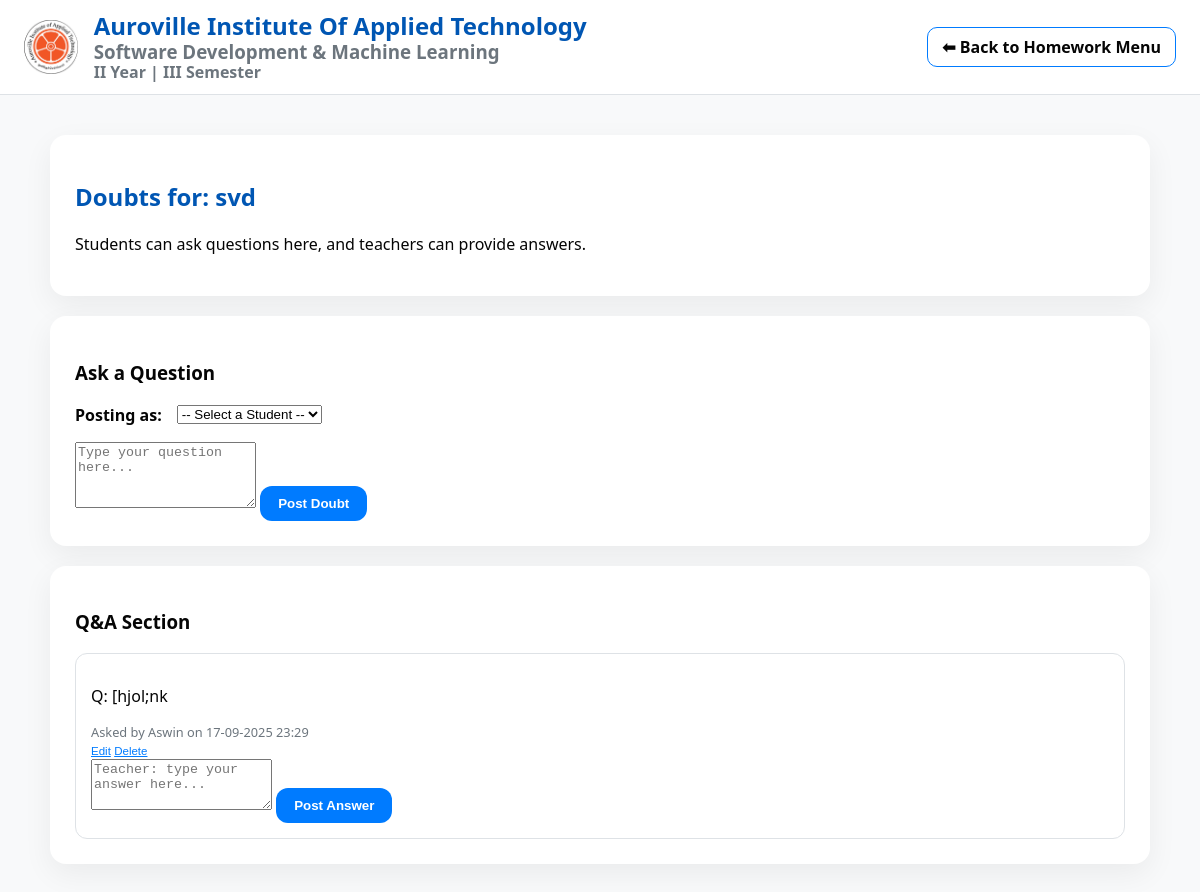
/homework/doubts/3, run on the app's committed database.
### tables this page shows
CREATE TABLE homework (
            id INTEGER PRIMARY KEY AUTOINCREMENT,
            subject_id INTEGER NOT NULL, title TEXT NOT NULL, description TEXT,
            posted_date TEXT NOT NULL, due_date TEXT NOT NULL,
            FOREIGN KEY(subject_id) REFERENCES subjects(id) ON DELETE CASCADE
        );

CREATE TABLE doubts (
            id INTEGER PRIMARY KEY AUTOINCREMENT,
            homework_id INTEGER NOT NULL, student_id INTEGER NOT NULL,
            question TEXT NOT NULL, answer TEXT, asked_date TEXT NOT NULL,
            FOREIGN KEY(homework_id) REFERENCES homework(id) ON DELETE CASCADE,
            FOREIGN KEY(student_id) REFERENCES students(id) ON DELETE CASCADE
        );

CREATE TABLE students (
            id INTEGER PRIMARY KEY AUTOINCREMENT,
            roll_no TEXT UNIQUE NOT NULL, name TEXT NOT NULL, exercism_username TEXT
        );

### app.py (the view)
@app.route("/homework/doubts/<int:homework_id>")
def homework_doubts(homework_id):
    db = get_db()
    homework = db.execute("SELECT id, title FROM homework WHERE id = ?", (homework_id,)).fetchone()
    students = db.execute("SELECT id, name FROM students ORDER BY name").fetchall()
    doubts = db.execute("SELECT d.id, d.question, d.answer, s.name as student_name, d.asked_date FROM doubts d JOIN students s ON d.student_id = s.id WHERE d.homework_id = ? ORDER BY d.asked_date DESC", (homework_id,)).fetchall()
    return render_template("homework_doubts.html", page="homework_doubts", homework=homework, doubts=doubts, students=students)

### app.py (called while the page is built)
def get_db():
    if "db" not in g:
        g.db = sqlite3.connect(DB_PATH)
        g.db.row_factory = sqlite3.Row
    return g.db

### templates/homework_doubts.html (shortened to what this page needs)
{% extends "base.html" %}
{% block body_class %}homework-section{% endblock %}
{% block content %}
<section class="panel">
    <h2>Doubts for: {{ homework.title }}</h2>
    <p>Students can ask questions here, and teachers can provide answers.</p>
</section>
<section class="panel">
    <h3>Ask a Question</h3>
    <form id="doubt-form" data-homework-id="{{ homework.id }}">
        <div class="form-row">
            <label for="studentSelector">Posting as:</label>
            <select id="studentSelector" required>
                <option value="" disabled selected>-- Select a Student --</option>
            </select>
        </div>
        <textarea rows="4" placeholder="Type your question here..." required></textarea>
        <button type="submit" class="btn" style="margin-top: 10px;">Post Doubt</button>
    </form>
</section>
<section class="panel">
    <h3>Q&A Section</h3>
    <div class="doubts-container" id="doubts-list">
        {% for doubt in doubts %}
        <div class="doubt-card" data-doubt-id="{{ doubt.id }}">
            <p class="question">Q: {{ doubt.question }}</p>
            <div class="doubt-meta">
                <span>Asked by {{ doubt.student_name }} on {{ doubt.asked_date }}</span>
                <div class="doubt-actions">
                    <button class="btn-link btn-edit-doubt">Edit</button>
                    <button class="btn-link btn-delete-doubt">Delete</button>
                </div>
            </div>
            {% if doubt.answer %}
            <div class="answer">
                <p><strong>A:</strong> {{ doubt.answer }}</p>
            </div>
            {% else %}
            <form class="answer-form" data-doubt-id="{{ doubt.id }}">
                <textarea rows="3" placeholder="Teacher: type your answer here..." required></textarea>
                <button type="submit" class="btn" style="margin-top: 10px;">Post Answer</button>
            </form>
            {% endif %}
        </div>
        {% else %}
        <p>No doubts have been asked for this assignment yet.</p>
        {% endfor %}
    </div>
</section>
{% endblock %}

### static/css/styles.css (style rules this page uses)
:root { --green: #4CAF50; --green-dark: #388E3C; --blue: #007bff; --blue-dark: #0056b3; --yellow: #FFC107; --yellow-dark: #e0a800; --text: #050505; --muted: #6c757d; --card-bg: rgba(21, 21, 22, 0.8); --border-color: #dee2e6; }
* { box-sizing: border-box; }
body { margin: 0; font-family: system-ui, -apple-system, Segoe UI, Roboto, Arial, sans-serif; color: var(--text); background-color: #f8f9fa; }
.panel { margin: 20px auto; max-width: 1100px; background: #fff; padding: 25px; border-radius: 16px; box-shadow: 0 10px 30px rgba(0,0,0,0.06); }
.form-row { display: flex; flex-wrap: wrap; gap: 15px; align-items: center; margin-bottom: 16px; }
.form-row label { font-weight: 600; }
.btn { appearance: none; border: none; border-radius: 12px; padding: 10px 18px; color: #fff; font-weight: 700; cursor: pointer; transition: background-color 0.2s ease; }
.btn-link { background:none; border:none; color: var(--blue); cursor:pointer; text-decoration:underline; padding:0; font-size: 0.9em; }
.homework-section .card, .homework-section .btn { background-color: var(--blue); color: #fff; }
.homework-section .panel h2 { color: var(--blue-dark); }
.doubt-card { border: 1px solid var(--border-color); border-radius: 12px; padding: 15px; }
.doubt-meta { font-size: 0.8em; color: var(--muted); margin-top: 10px; }

### data on the page
homework: title "svd"
doubts: question "[hjol;nk", student_name "Aswin", asked_date "17-09-2025 23:29"
